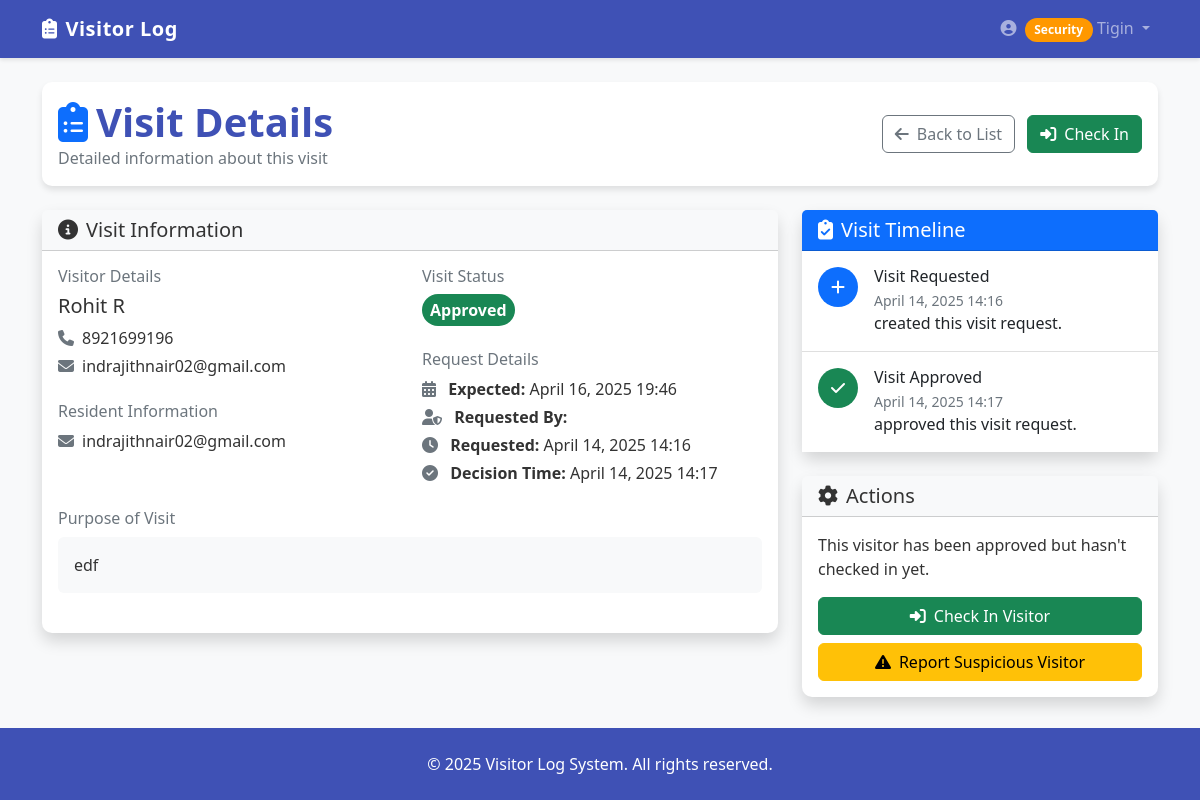
Page /visits/detail/15/ (signed in) on the committed database.
### users/models.py (models this page shows, shortened)
class CustomUser(AbstractUser):
    class Role(models.TextChoices):
        ADMIN = 'ADMIN', 'Admin'
        RESIDENT = 'RESIDENT', 'Resident'
        SECURITY = 'SECURITY', 'Security'
    role = models.CharField(
        max_length=10,
        choices=Role.choices,
        default=Role.RESIDENT
    )

### visits/models.py (models this page shows, shortened)
class Visit(models.Model):
    STATUS_CHOICES = (
        ('PENDING', 'Pending'),
        ('APPROVED', 'Approved'),
        ('REJECTED', 'Rejected'),
        ('CHECKED_IN', 'Checked In'),
        ('CHECKED_OUT', 'Checked Out'),
        ('CANCELLED', 'Cancelled'),
    )
    resident = models.ForeignKey(
        settings.AUTH_USER_MODEL,
        on_delete=models.CASCADE,
        related_name='resident_visits',
        limit_choices_to={'role': 'RESIDENT'}
    )
    visitor_name = models.CharField(max_length=100)
    visitor_phone = models.CharField(max_length=20, blank=True, null=True)
    visitor_email = models.EmailField(blank=True, null=True)
    purpose = models.CharField(max_length=200)
    status = models.CharField(max_length=20, choices=STATUS_CHOICES, default='PENDING')
    requested_by = models.ForeignKey(
        settings.AUTH_USER_MODEL,
        on_delete=models.CASCADE,
        related_name='requested_visits',
        limit_choices_to={'role': 'SECURITY'},
        null=True,  # Make this field optional to fix the issue
        blank=True
    )
    requested_at = models.DateTimeField(auto_now_add=True)
    expected_arrival = models.DateTimeField(null=True, blank=True)
    entry_time = models.DateTimeField(null=True, blank=True)
    exit_time = models.DateTimeField(null=True, blank=True)
    approval_time = models.DateTimeField(null=True, blank=True)
    rejection_reason = models.TextField(blank=True, null=True)
    notes = models.TextField(blank=True, null=True)
    class Meta:
        ordering = ['-requested_at']

### users/views.py (the view)
        def wrapper(request, *args, **kwargs):
            if request.user.is_authenticated and request.user.role in allowed_roles:
                return view_func(request, *args, **kwargs)
            messages.error(request, 'You do not have permission to access this page.')
            return redirect('dashboard')

### visits/templates/visits/visit_detail.html (shortened to what this page needs)
{% extends "base.html" %}
{% load static %}
{% block content %}
<div class="container">
    <div class="row mb-4">
        <div class="col-12">
            <div class="card">
                <div class="card-body d-flex justify-content-between align-items-center">
                    <div>
                        <h1 class="card-title mb-0">
                            <i class="fas fa-clipboard-list text-primary me-2"></i>Visit Details
                        </h1>
                        <p class="text-muted mb-0">Detailed information about this visit</p>
                    </div>
                    <div>
                        <a href="{% url 'visit_list' %}" class="btn btn-outline-secondary me-2">
                            <i class="fas fa-arrow-left me-2"></i>Back to List
                        </a>
                        {% if visit.status == 'APPROVED' %}
                            <a href="{% url 'check_in_visit' visit.id %}" class="btn btn-success">
                                <i class="fas fa-sign-in-alt me-2"></i>Check In
                            </a>
                        {% elif visit.status == 'CHECKED_IN' %}
                            <a href="{% url 'check_out_visit' visit.id %}" class="btn btn-info">
                                <i class="fas fa-sign-out-alt me-2"></i>Check Out
                            </a>
                        {% endif %}
                    </div>
                </div>
            </div>
        </div>
    </div>
    <div class="row">
        <div class="col-md-8">
            <div class="card shadow mb-4">
                <div class="card-header bg-light">
                    <h5 class="mb-0">
                        <i class="fas fa-info-circle me-2"></i>Visit Information
                    </h5>
                </div>
                <div class="card-body">
                    <div class="row">
                        <div class="col-md-6">
                            <div class="mb-4">
                                <h6 class="text-muted mb-2">Visitor Details</h6>
                                <h5>{{ visit.visitor_name }}</h5>
                                {% if visit.visitor_phone %}
                                    <p class="mb-1">
                                        <i class="fas fa-phone text-secondary me-2"></i>{{ visit.visitor_phone }}
                                    </p>
                                {% endif %}
                                {% if visit.visitor_email %}
                                    <p class="mb-1">
                                        <i class="fas fa-envelope text-secondary me-2"></i>{{ visit.visitor_email }}
                                    </p>
                                {% endif %}
                            </div>
                            <div class="mb-4">
                                <h6 class="text-muted mb-2">Resident Information</h6>
                                <p class="mb-1">
                                    <i class="fas fa-envelope text-secondary me-2"></i>{{ visit.resident.email }}
                                </p>
                            </div>
                        </div>
                        <div class="col-md-6">
                            <div class="mb-4">
                                <h6 class="text-muted mb-2">Visit Status</h6>
                                <div class="d-flex align-items-center">
                                    {% if visit.status == 'PENDING' %}
                                        <div class="badge bg-warning p-2 fs-6">Pending</div>
                                    {% elif visit.status == 'APPROVED' %}
                                        <div class="badge bg-success p-2 fs-6">Approved</div>
                                    {% elif visit.status == 'REJECTED' %}
                                        <div class="badge bg-danger p-2 fs-6">Rejected</div>
                                    {% elif visit.status == 'CHECKED_IN' %}
                                        <div class="badge bg-primary p-2 fs-6">Checked In</div>
                                    {% elif visit.status == 'CHECKED_OUT' %}
                                        <div class="badge bg-info p-2 fs-6">Checked Out</div>
                                    {% elif visit.status == 'CANCELLED' %}
                                        <div class="badge bg-secondary p-2 fs-6">Cancelled</div>
                                    {% endif %}
                                </div>
                            </div>
                            <div class="mb-4">
                                <h6 class="text-muted mb-2">Request Details</h6>
                                <p class="mb-1">
                                    <i class="fas fa-calendar-alt text-secondary me-2"></i>
                                    <strong>Expected:</strong>
                                    {{ visit.expected_arrival|date:"F d, Y H:i" }}
                                </p>
                                <p class="mb-1">
                                    <i class="fas fa-user-shield text-secondary me-2"></i>
                                    <strong>Requested By:</strong>
                                </p>
                                <p class="mb-1">
                                    <i class="fas fa-clock text-secondary me-2"></i>
                                    <strong>Requested:</strong>
                                    {{ visit.requested_at|date:"F d, Y H:i" }}
                                </p>
                                {% if visit.status == 'APPROVED' or visit.status == 'REJECTED' %}
                                    <p class="mb-1">
                                        <i class="fas fa-check-circle text-secondary me-2"></i>
                                        <strong>Decision Time:</strong>
                                        {{ visit.approval_time|date:"F d, Y H:i" }}
                                    </p>
                                {% endif %}
                            </div>
                        </div>
                    </div>
                    <div class="mb-4">
                        <h6 class="text-muted mb-2">Purpose of Visit</h6>
                        <div class="p-3 bg-light rounded">{{ visit.purpose }}</div>
                    </div>
                </div>
            </div>
        </div>
        <div class="col-md-4">
            <div class="card shadow mb-4">
                <div class="card-header bg-primary text-white">
                    <h5 class="mb-0">
                        <i class="fas fa-clipboard-check me-2"></i>Visit Timeline
                    </h5>
                </div>
                <div class="card-body p-0">
                    <ul class="list-group list-group-flush">
                        <li class="list-group-item py-3">
                            <div class="d-flex">
                                <div class="timeline-icon bg-primary text-white">
                                    <i class="fas fa-plus"></i>
                                </div>
                                <div class="ms-3">
                                    <h6 class="mb-1">Visit Requested</h6>
                                    <p class="text-muted mb-0 small">{{ visit.requested_at|date:"F d, Y H:i" }}</p>
                                    <p class="mb-0">{{ visit.requested_by.get_full_name }} created this visit request.</p>
                                </div>
                            </div>
                        </li>
                        {% if visit.status != 'PENDING' %}
                            <li class="list-group-item py-3">
                                <div class="d-flex">
                                    <div class="timeline-icon {% if visit.status == 'APPROVED' or visit.status == 'CHECKED_IN' or visit.status == 'CHECKED_OUT' %}bg-success{% else %}bg-danger{% endif %} text-white">
                                        <i class="fas {% if visit.status == 'APPROVED' or visit.status == 'CHECKED_IN' or visit.status == 'CHECKED_OUT' %}fa-check{% else %}fa-times{% endif %}"></i>
                                    </div>
                                    <div class="ms-3">
                                        <h6 class="mb-1">Visit {% if visit.status == 'APPROVED' or visit.status == 'CHECKED_IN' or visit.status == 'CHECKED_OUT' %}Approved{% else %}Rejected{% endif %}</h6>
                                        <p class="text-muted mb-0 small">{{ visit.approval_time|date:"F d, Y H:i" }}</p>
                                        <p class="mb-0">{{ visit.resident.get_full_name }} {% if visit.status == 'APPROVED' or visit.status == 'CHECKED_IN' or visit.status == 'CHECKED_OUT' %}approved{% else %}rejected{% endif %} this visit request.</p>
                                    </div>
                                </div>
                            </li>
                        {% endif %}
                    </ul>
                </div>
            </div>
            {% if visit.status == 'APPROVED' or visit.status == 'CHECKED_IN' %}
                <div class="card shadow">
                    <div class="card-header bg-light">
                        <h5 class="mb-0">
                            <i class="fas fa-cog me-2"></i>Actions
                        </h5>
                    </div>
                    <div class="card-body">
                        {% if visit.status == 'APPROVED' %}
                            <p>This visitor has been approved but hasn't checked in yet.</p>
                            <a href="{% url 'check_in_visit' visit.id %}" class="btn btn-success w-100 mb-2">
                                <i class="fas fa-sign-in-alt me-2"></i>Check In Visitor
                            </a>
                        {% elif visit.status == 'CHECKED_IN' %}
                            <p>This visitor is currently checked in. Check them out when they leave.</p>
                            <a href="{% url 'check_out_visit' visit.id %}" class="btn btn-info w-100 mb-2">
                                <i class="fas fa-sign-out-alt me-2"></i>Check Out Visitor
                            </a>
                        {% endif %}
                        <a href="{% url 'report_specific_visitor' visit.id %}" class="btn btn-warning w-100">
                            <i class="fas fa-exclamation-triangle me-2"></i>Report Suspicious Visitor
                        </a>
                    </div>
                </div>
            {% endif %}
        </div>
    </div>
</div>
{% endblock %}

### users/templates/base.html (shortened to what this page needs)
<!DOCTYPE html>
<html lang="en">
<head>
    <link href="https://cdn.jsdelivr.net/npm/bootstrap@5.2.3/dist/css/bootstrap.min.css" rel="stylesheet">
    <link rel="stylesheet" href="https://cdnjs.cloudflare.com/ajax/libs/font-awesome/6.1.1/css/all.min.css">
</head>
<body>
    <nav class="navbar navbar-expand-lg navbar-dark">
        <div class="container">
            <a class="navbar-brand" href="{% url 'dashboard' %}">
                <i class="fas fa-clipboard-list me-2"></i>Visitor Log
            </a>
            <div class="collapse navbar-collapse" id="navbarNav">
                <ul class="navbar-nav ms-auto">
                    {% if user.is_authenticated %}
                        <li class="nav-item dropdown">
                            <a class="nav-link dropdown-toggle" href="#" id="navbarDropdown" role="button"
                                data-bs-toggle="dropdown" aria-expanded="false">
                                <i class="fas fa-user-circle me-1"></i>
                                {% if user.role == 'ADMIN' %}
                                    <span class="badge admin-role">Admin</span>
                                {% elif user.role == 'SECURITY' %}
                                    <span class="badge security-role">Security</span>
                                {% elif user.role == 'RESIDENT' %}
                                    <span class="badge resident-role">Resident</span>
                                {% endif %}
                                {{ user.username }}
                            </a>
                        </li>
                    {% else %}
                        <li class="nav-item">
                            <a class="nav-link" href="{% url 'login' %}">
                                <i class="fas fa-sign-in-alt me-1"></i>Login
                            </a>
                        </li>
                    {% endif %}
                </ul>
            </div>
        </div>
    </nav>
    <main class="py-4">
        {% block content %}{% endblock %}
    </main>
    <footer class="footer">
        <div class="container text-center">
            <p class="mb-0">© 2025 Visitor Log System. All rights reserved.</p>
        </div>
    </footer>
</body>
</html>

### rows in the picture
CustomUser: username "Tigin"
Visit: visitor_name "Rohit R", visitor_phone "8921699196", visitor_email "indrajithnair02@gmail.com", resident.email "indrajithnair02@gmail.com", expected_arrival "April 16, 2025 19:46", requested_at "April 14, 2025 14:16", approval_time "April 14, 2025 14:17", purpose "edf"
